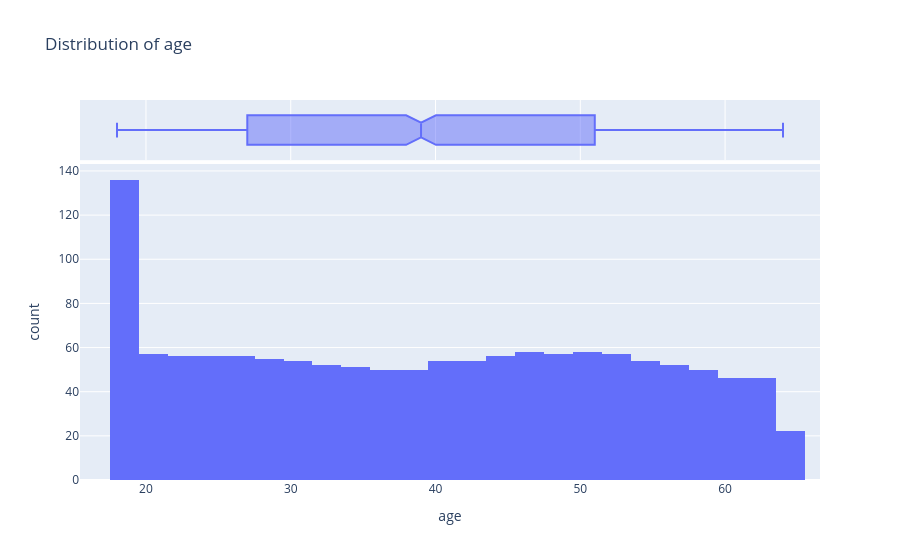
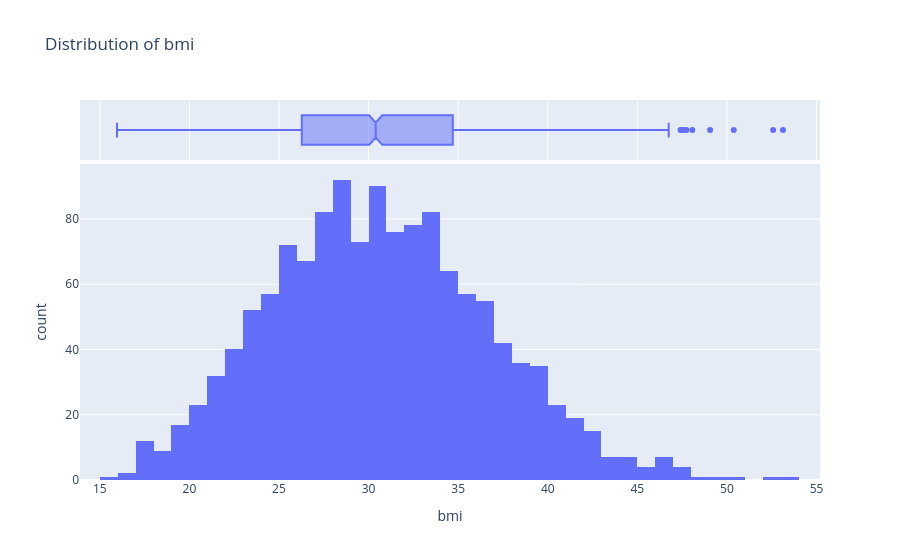
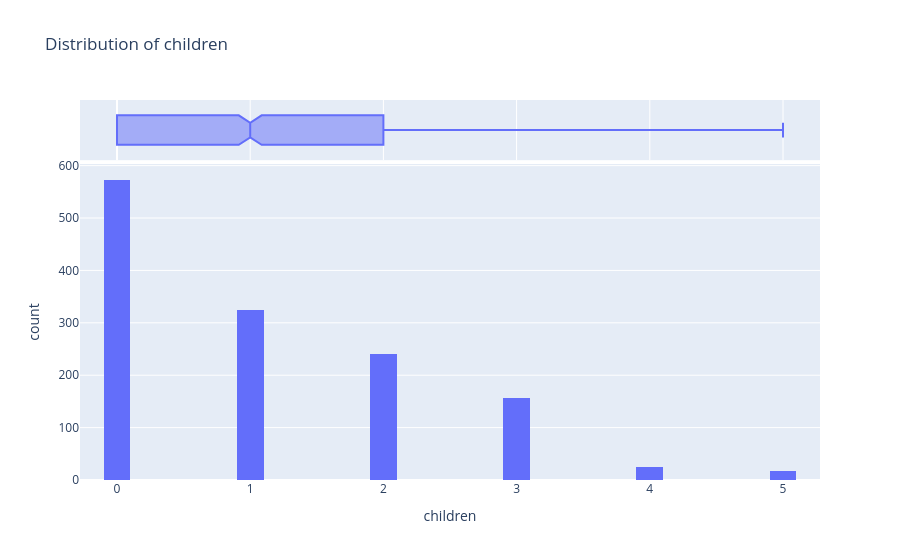
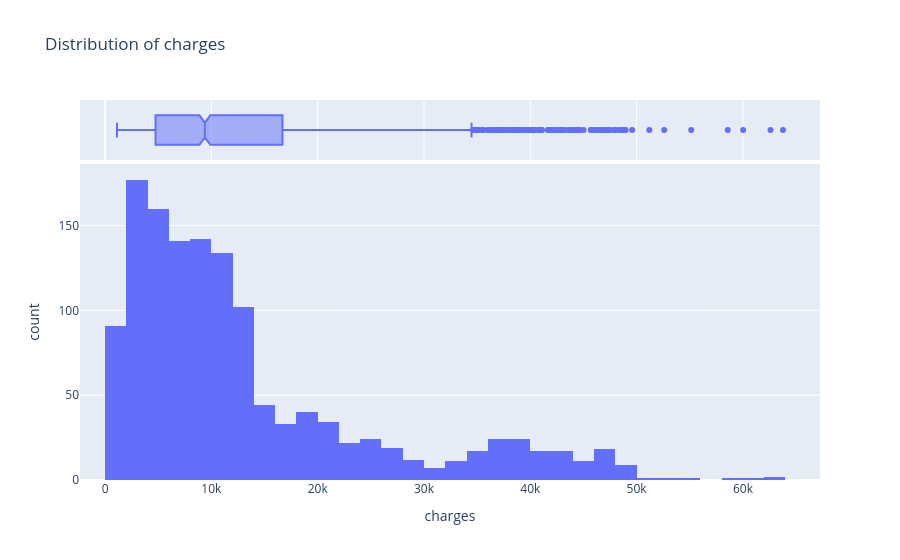

Notebook cell for these charts, in order:
### Code cell
num_cols = ["age", "bmi", "children", "charges"]

for col in num_cols:
    fig = px.histogram(
        df,
        x=col,
        nbins=40,
        title=f"Distribution of {col}",
        marginal="box"
    )
    fig.show()

### Figure 1 — Plotly figure (JSON) as saved in the notebook; plotly's stock layout.template omitted (floating-point values rounded to 4 significant figures; data arrays with more than 128 entries replaced by an {"elided": "..."} marker saying what was removed)
{"data": [{"bingroup": "x", "hovertemplate": "age=%{x}<br>count=%{y}<extra></extra>", "legendgroup": "", "marker": {"color": "#636efa", "pattern": {"shape": ""}}, "name": "", "nbinsx": 40, "orientation": "v", "showlegend": false, "type": "histogram", "x": {"elided": "1337 int values"}, "xaxis": "x", "yaxis": "y"}, {"hovertemplate": "age=%{x}<extra></extra>", "legendgroup": "", "marker": {"color": "#636efa"}, "name": "", "notched": true, "showlegend": false, "type": "box", "x": {"elided": "1337 int values"}, "xaxis": "x2", "yaxis": "y2"}], "layout": {"barmode": "relative", "legend": {"tracegroupgap": 0}, "title": {"text": "Distribution of age"}, "xaxis": {"anchor": "y", "domain": [0, 1], "title": {"text": "age"}}, "xaxis2": {"anchor": "y2", "domain": [0, 1], "matches": "x", "showgrid": true, "showticklabels": false}, "yaxis": {"anchor": "x", "domain": [0, 0.8316], "title": {"text": "count"}}, "yaxis2": {"anchor": "x2", "domain": [0.8416, 1], "matches": "y2", "showgrid": false, "showline": false, "showticklabels": false, "ticks": ""}}}

### Figure 2 — Plotly figure (JSON) as saved in the notebook; plotly's stock layout.template omitted (floating-point values rounded to 4 significant figures; data arrays with more than 128 entries replaced by an {"elided": "..."} marker saying what was removed)
{"data": [{"bingroup": "x", "hovertemplate": "bmi=%{x}<br>count=%{y}<extra></extra>", "legendgroup": "", "marker": {"color": "#636efa", "pattern": {"shape": ""}}, "name": "", "nbinsx": 40, "orientation": "v", "showlegend": false, "type": "histogram", "x": {"elided": "1337 float values"}, "xaxis": "x", "yaxis": "y"}, {"hovertemplate": "bmi=%{x}<extra></extra>", "legendgroup": "", "marker": {"color": "#636efa"}, "name": "", "notched": true, "showlegend": false, "type": "box", "x": {"elided": "1337 float values"}, "xaxis": "x2", "yaxis": "y2"}], "layout": {"barmode": "relative", "legend": {"tracegroupgap": 0}, "title": {"text": "Distribution of bmi"}, "xaxis": {"anchor": "y", "domain": [0, 1], "title": {"text": "bmi"}}, "xaxis2": {"anchor": "y2", "domain": [0, 1], "matches": "x", "showgrid": true, "showticklabels": false}, "yaxis": {"anchor": "x", "domain": [0, 0.8316], "title": {"text": "count"}}, "yaxis2": {"anchor": "x2", "domain": [0.8416, 1], "matches": "y2", "showgrid": false, "showline": false, "showticklabels": false, "ticks": ""}}}

### Figure 3 — Plotly figure (JSON) as saved in the notebook; plotly's stock layout.template omitted (floating-point values rounded to 4 significant figures; data arrays with more than 128 entries replaced by an {"elided": "..."} marker saying what was removed)
{"data": [{"bingroup": "x", "hovertemplate": "children=%{x}<br>count=%{y}<extra></extra>", "legendgroup": "", "marker": {"color": "#636efa", "pattern": {"shape": ""}}, "name": "", "nbinsx": 40, "orientation": "v", "showlegend": false, "type": "histogram", "x": {"elided": "1337 int values"}, "xaxis": "x", "yaxis": "y"}, {"hovertemplate": "children=%{x}<extra></extra>", "legendgroup": "", "marker": {"color": "#636efa"}, "name": "", "notched": true, "showlegend": false, "type": "box", "x": {"elided": "1337 int values"}, "xaxis": "x2", "yaxis": "y2"}], "layout": {"barmode": "relative", "legend": {"tracegroupgap": 0}, "title": {"text": "Distribution of children"}, "xaxis": {"anchor": "y", "domain": [0, 1], "title": {"text": "children"}}, "xaxis2": {"anchor": "y2", "domain": [0, 1], "matches": "x", "showgrid": true, "showticklabels": false}, "yaxis": {"anchor": "x", "domain": [0, 0.8316], "title": {"text": "count"}}, "yaxis2": {"anchor": "x2", "domain": [0.8416, 1], "matches": "y2", "showgrid": false, "showline": false, "showticklabels": false, "ticks": ""}}}

### Figure 4 — Plotly figure (JSON) as saved in the notebook; plotly's stock layout.template omitted (floating-point values rounded to 4 significant figures; data arrays with more than 128 entries replaced by an {"elided": "..."} marker saying what was removed)
{"data": [{"bingroup": "x", "hovertemplate": "charges=%{x}<br>count=%{y}<extra></extra>", "legendgroup": "", "marker": {"color": "#636efa", "pattern": {"shape": ""}}, "name": "", "nbinsx": 40, "orientation": "v", "showlegend": false, "type": "histogram", "x": {"elided": "1337 float values"}, "xaxis": "x", "yaxis": "y"}, {"hovertemplate": "charges=%{x}<extra></extra>", "legendgroup": "", "marker": {"color": "#636efa"}, "name": "", "notched": true, "showlegend": false, "type": "box", "x": {"elided": "1337 float values"}, "xaxis": "x2", "yaxis": "y2"}], "layout": {"barmode": "relative", "legend": {"tracegroupgap": 0}, "title": {"text": "Distribution of charges"}, "xaxis": {"anchor": "y", "domain": [0, 1], "title": {"text": "charges"}}, "xaxis2": {"anchor": "y2", "domain": [0, 1], "matches": "x", "showgrid": true, "showticklabels": false}, "yaxis": {"anchor": "x", "domain": [0, 0.8316], "title": {"text": "count"}}, "yaxis2": {"anchor": "x2", "domain": [0.8416, 1], "matches": "y2", "showgrid": false, "showline": false, "showticklabels": false, "ticks": ""}}}
